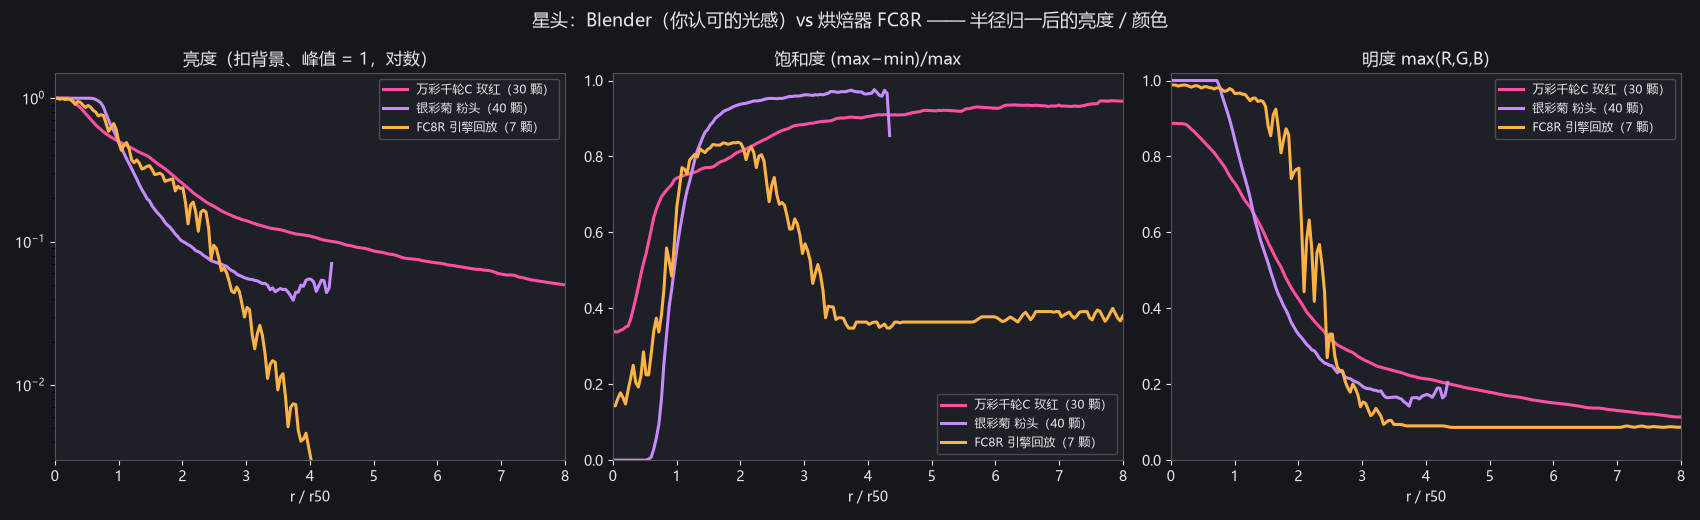

This chart was generated by the following Python code:
# -*- coding: utf-8 -*-
"""Blender（用户认可的光感：万彩千轮 C/D 色光、银彩菊原生渲染）vs 烘焙器 FC8R：星头在不同半径上的亮度、饱和度、明度。
  python Blender对照.py  → Blender对照.json、Blender对照.png
口径：显示空间 8 位图；每颗星取方位角中位数剖面；半径用各自的 r50（亮度降到峰值一半）归一，所以不怕两边比例尺不同。
关键量：
  - 光晕可见度 L(k·r50)/L(0)，k = 2 / 4 / 8（扣背景）
  - 光晕的颜色：k·r50 处的饱和度 (max−min)/max 和明度 max（明度低 = 暗红 / 发黑；饱和高 + 明度够 = 鲜艳的彩色光晕）
"""
import json, math, os
import numpy as np
from PIL import Image
import importlib.util
HERE = os.path.dirname(os.path.abspath(__file__))
spec = importlib.util.spec_from_file_location('prof', os.path.join(HERE, '星头剖面.py')); P = importlib.util.module_from_spec(spec); spec.loader.exec_module(P)


def load(p): return np.asarray(Image.open(os.path.join(HERE, p)).convert('RGB')).astype(np.float64) / 255


def heads_by(a, key, n, mind, thr):
    """key：每像素打分（亮度 / 红度），7×7 平均后取局部最大，互相隔 mind 像素"""
    k = P.box(key, 5); h, w = k.shape; L = P.lum(a)
    c = sorted(((k[y, x], x, y) for y in range(10, h - 10) for x in range(10, w - 10) if k[y, x] > thr and k[y, x] >= k[y - 3:y + 4, x - 3:x + 4].max()), reverse=True)
    out = []
    for v, x, y in c:
        if all((x - u) ** 2 + (y - q) ** 2 >= mind ** 2 for u, q in out): out.append((x, y))
        if len(out) >= n: break
    return [P.refine(L, x, y, 4) for x, y in out]


def profile(a, heads, rmax, bg=None):
    rows = []
    for cx, cy in heads:
        r, Pp = P.radial(a, cx, cy, rmax, step=0.5)
        if len(r) < 10: continue
        b = bg if bg is not None else np.nanmedian(Pp[int(len(r) * .85):], 0)
        Ld = P.lum(Pp) - P.lum(b[None])[0]; pk = Ld[:2].max()
        if pk <= 0.05: continue
        i = np.where(Ld < 0.5 * pk)[0]
        if not len(i) or i[0] == 0: continue
        j = i[0]; r50 = r[j - 1] + (0.5 * pk - Ld[j - 1]) * (r[j] - r[j - 1]) / (Ld[j] - Ld[j - 1] + 1e-12)
        rec = dict(x=cx, y=cy, r50=float(r50), peak=float(pk))
        for k in (1, 2, 3, 4, 6, 8):
            q = int(np.argmin(np.abs(r - k * r50)))
            if abs(r[q] - k * r50) > 1.0: continue
            c = Pp[q]; mx, mn = c.max(), c.min()
            rec[f'vis{k}'] = float(max(Ld[q], 0) / pk); rec[f'sat{k}'] = float((mx - mn) / (mx + 1e-9)); rec[f'val{k}'] = float(mx)
        rec['r'] = (r / r50).tolist(); rec['L'] = (np.clip(Ld, 1e-4, None) / pk).tolist(); rec['S'] = ((Pp.max(1) - Pp.min(1)) / (Pp.max(1) + 1e-9)).tolist(); rec['V'] = Pp.max(1).tolist()
        rows.append(rec)
    return rows


def summ(rows):
    o = {'n': len(rows), 'r50': round(float(np.median([x['r50'] for x in rows])), 2)}
    for k in (1, 2, 3, 4, 6, 8):
        for m in ('vis', 'sat', 'val'):
            v = [x[f'{m}{k}'] for x in rows if f'{m}{k}' in x]
            if v: o[f'{m}{k}'] = round(float(np.median(v)), 3)
    return o


def main():
    S = {}
    # 万彩千轮 C_Soft（用户 09-28 认可的色光）：右上格 = 玫红
    pc = load('Blender参考/万彩千轮_C_Soft_右上格.png')
    hp = heads_by(pc, P.lum(pc), 30, 40, 0.25)
    S['万彩千轮C 玫红'] = profile(pc, hp, 44, bg=np.zeros(3))
    # 银彩菊 V02 原生（用户截图那版）：外层粉头（头上接线，剖面会带一点线）
    sv = load('Blender参考/银彩菊_2.65.png')
    red = sv[..., 0] - np.maximum(sv[..., 1], sv[..., 2]) * 0.6
    hs = heads_by(sv, P.lum(sv) * (red > 0.25), 40, 14, 0.45)
    S['银彩菊 粉头'] = profile(sv, hs, 14, bg=np.zeros(3))
    # 烘焙器 FC8R（引擎回放，1 纹素 = 1 像素）
    f8 = load('FC8R_定稿/FC8R_export_px_1.80.png')[:-40]
    rd = P.box(f8[..., 0] - f8[..., 1], 7)
    h8 = heads_by(f8, rd, 7, 25, 0.25)
    S['FC8R 引擎回放'] = profile(f8, h8, 40)
    out = {k: summ(v) for k, v in S.items()}
    json.dump(out, open(os.path.join(HERE, 'Blender对照.json'), 'w', encoding='utf-8'), ensure_ascii=False, indent=1)
    for k, v in out.items(): print(k, v)
    plot(S, out)


def plot(S, out):
    import matplotlib; matplotlib.use('Agg')
    import matplotlib.pyplot as plt
    from matplotlib import font_manager
    for fn in ['Microsoft YaHei', 'SimHei']:
        if any(fn in f.name for f in font_manager.fontManager.ttflist): plt.rcParams['font.sans-serif'] = [fn]; break
    plt.rcParams['axes.unicode_minus'] = False
    bg, fg = '#15171c', '#e6e6e6'
    fig, axs = plt.subplots(1, 3, figsize=(17, 5.2), facecolor=bg)
    cols = {'万彩千轮C 玫红': '#ff4fa0', '银彩菊 粉头': '#c78bff', 'FC8R 引擎回放': '#ffb347'}
    xr = np.linspace(0, 8, 200)
    for name, rows in S.items():
        for key, ax in zip(('L', 'S', 'V'), axs):
            ys = np.array([np.interp(xr, x['r'], x[key], right=np.nan) for x in rows])
            ax.plot(xr, np.nanmedian(ys, 0), color=cols[name], lw=2.2, label=f"{name}（{len(rows)} 颗）")
    for ax, t, yl in zip(axs, ('亮度（扣背景、峰值 = 1，对数）', '饱和度 (max−min)/max', '明度 max(R,G,B)'), (None, (0, 1.02), (0, 1.02))):
        ax.set_facecolor('#1d2027'); ax.tick_params(colors=fg); [s.set_color('#555') for s in ax.spines.values()]
        ax.set_title(t, color=fg); ax.set_xlabel('r / r50', color=fg); ax.set_xlim(0, 8)
        if yl: ax.set_ylim(*yl)
        ax.legend(fontsize=8.5, facecolor='#1d2027', labelcolor=fg, edgecolor='#555')
    axs[0].set_yscale('log'); axs[0].set_ylim(3e-3, 1.5)
    fig.suptitle('星头：Blender（你认可的光感）vs 烘焙器 FC8R —— 半径归一后的亮度 / 颜色', color=fg, fontsize=13)
    fig.tight_layout(); fig.savefig(os.path.join(HERE, 'Blender对照.png'), dpi=100, facecolor=bg)


if __name__ == '__main__':
    main()
